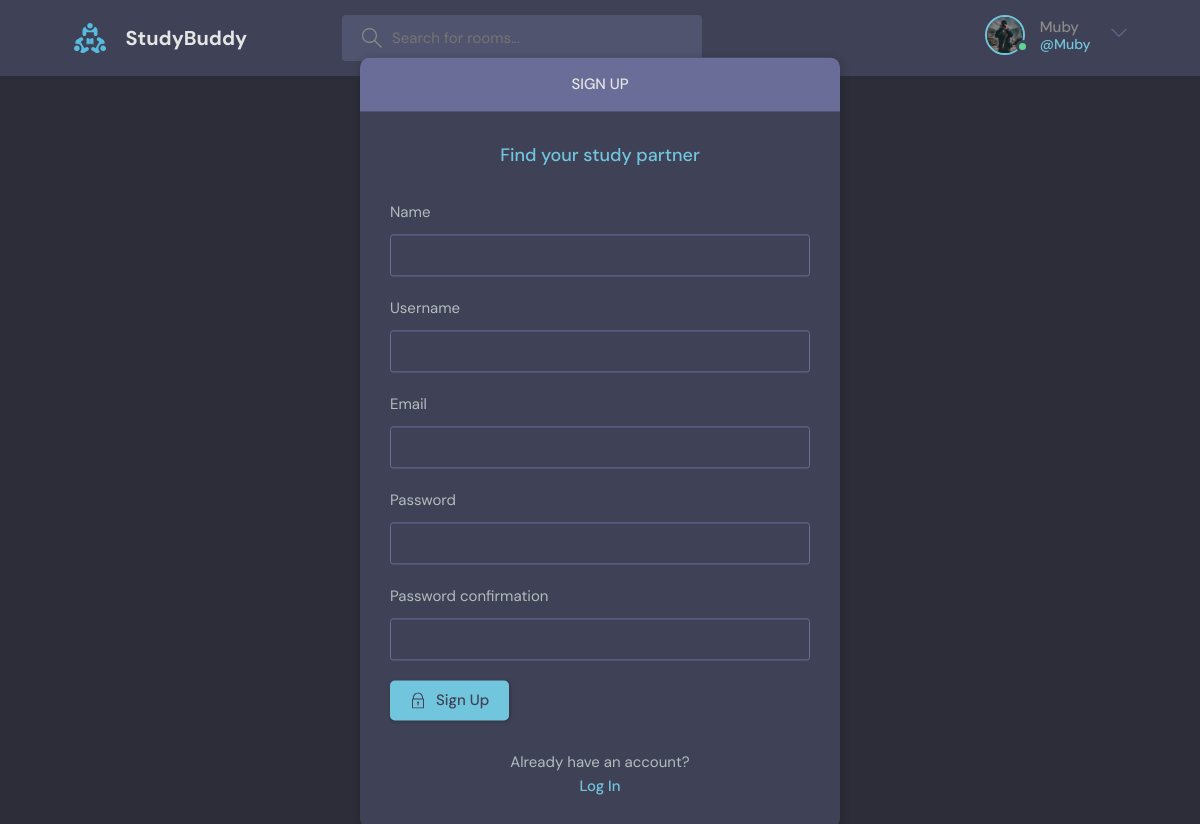
Page /register/ (signed in) on the committed database.
### base/models.py (models this page shows)
class User(AbstractUser):
    name = models.CharField(max_length=200, null=True)
    email = models.EmailField(unique=True, null=True)
    bio = models.TextField(null=True)
    avatar = models.ImageField(null=True, default="avatar.svg")
    USERNAME_FIELD = "email"
    REQUIRED_FIELDS = []

### base/views.py (the view, shortened to what this page needs)
# urls.py: path("register/", views.registerPage, name="register"),
def registerPage(request):
    form = CustomUserCreationForm()
    return render(request, "base/register.html", {"form": form})

### base/forms.py
class CustomUserCreationForm(UserCreationForm):
    class Meta:
        model = User
        fields = ["name", "username", "email", "password1", "password2"]

### base/templates/base/register.html (shortened to what this page needs)
{% extends 'main.html' %}
{% block content %}
    <main class="auth layout">
      <div class="container">
        <div class="layout__box">
          <div class="layout__boxHeader">
            <div class="layout__boxTitle">
              <h3>Sign up</h3>
            </div>
          </div>
          <div class="layout__body">
            <h2 class="auth__tagline">Find your study partner</h2>
            <form class="form" action="" method="POST">
              {% for field in form %}
              <div class="form__group form__group">
                <label for="fullname">{{field.label}}</label>
                {{field}}
              </div>
            {% endfor %}
              <button class="btn btn--main" type="submit">
                Sign Up
              </button>
            </form>
            <div class="auth__action">
              <p>Already have an account?</p>
              <a href="{% url 'login' %}" class="btn btn--link">Log In</a>
            </div>
          </div>
        </div>
      </div>
    </main>
{% endblock content %}

### templates/navbar.html (shortened to what this page needs)
{% load static %}
<header class="header header--loggedIn">
    <div class="container">
      <a href="{% url 'home' %}" class="header__logo">
        <img src="{% static 'images/logo.svg' %}" />
        <h1>StudyBuddy</h1>
      </a>
      <form class="header__search" method="GET"
                action="{% url 'home' %}">
        <label>
          <input name="q" placeholder="Search for rooms..." />
        </label>
      </form>
      <nav class="header__menu">
        {% if request.user.is_authenticated %}
        <div class="header__user">
          <a href="{% url 'user-profile' request.user.id %}">
            <div class="avatar avatar--medium active">
              <img src="{{request.user.avatar.url}}" />
            </div>
            <p>{{request.user.username}} <span>@{{request.user.username}}</span></p>
          </a>
          <button class="dropdown-button">
            <svg version="1.1" xmlns="http://www.w3.org/2000/svg" width="32" height="32" viewBox="0 0 32 32">
              <title>chevron-down</title>
              <path d="M16 21l-13-13h-3l16 16 16-16h-3l-13 13z"></path>
            </svg>
          </button>
        </div>
        {% else %}
        <a href="{% url 'login' %}">
            <img src="{% static 'images/avatar.svg' %}" />
            <p>Login</p>
        </a>
        {% endif %}
      </nav>
    </div>
  </header>

### rows in the picture
User: user.avatar (picture), user.username "Muby"

### other values in the picture
{{ field.label }} "Name" "Username" "Email" "Password" "Password confirmation"
